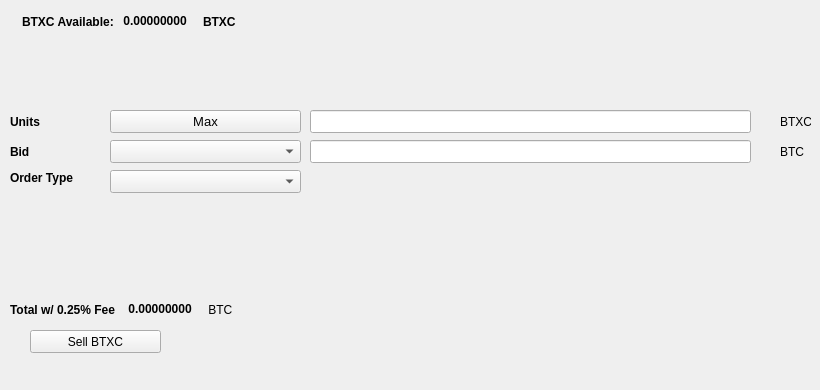
   <widget class="QWidget" name="SellTab">
    <attribute name="title">
     <string>Sell</string>
    </attribute>
    <widget class="QLabel" name="label_16">
     <property name="geometry">
      <rect>
       <x>780</x>
       <y>140</y>
       <width>31</width>
       <height>23</height>
      </rect>
     </property>
     <property name="text">
      <string>BTC</string>
     </property>
    </widget>
    <widget class="QComboBox" name="SellBidcomboBox">
     <property name="geometry">
      <rect>
       <x>110</x>
       <y>140</y>
       <width>191</width>
       <height>23</height>
      </rect>
     </property>
     <property name="font">
      <font>
       <pointsize>10</pointsize>
      </font>
     </property>
    </widget>
    <widget class="QLabel" name="label_18">
     <property name="geometry">
      <rect>
       <x>10</x>
       <y>110</y>
       <width>46</width>
       <height>23</height>
      </rect>
     </property>
     <property name="font">
      <font>
       <weight>75</weight>
       <bold>true</bold>
      </font>
     </property>
     <property name="text">
      <string>Units</string>
     </property>
    </widget>
    <widget class="QPushButton" name="Sell_Max_Amount">
     <property name="geometry">
      <rect>
       <x>110</x>
       <y>110</y>
       <width>191</width>
       <height>23</height>
      </rect>
     </property>
     <property name="font">
      <font>
       <pointsize>10</pointsize>
      </font>
     </property>
     <property name="text">
      <string>Max</string>
     </property>
    </widget>
    <widget class="QLabel" name="label_20">
     <property name="geometry">
      <rect>
       <x>10</x>
       <y>170</y>
       <width>91</width>
       <height>16</height>
      </rect>
     </property>
     <property name="font">
      <font>
       <weight>75</weight>
       <bold>true</bold>
      </font>
     </property>
     <property name="text">
      <string>Order Type</string>
     </property>
    </widget>
    <widget class="QComboBox" name="SellOrdertypeCombo">
     <property name="geometry">
      <rect>
       <x>110</x>
       <y>170</y>
       <width>191</width>
       <height>23</height>
      </rect>
     </property>
     <property name="font">
      <font>
       <pointsize>10</pointsize>
      </font>
     </property>
    </widget>
    <widget class="QLabel" name="label_21">
     <property name="geometry">
      <rect>
       <x>10</x>
       <y>140</y>
       <width>46</width>
       <height>23</height>
      </rect>
     </property>
     <property name="font">
      <font>
       <weight>75</weight>
       <bold>true</bold>
      </font>
     </property>
     <property name="text">
      <string>Bid</string>
     </property>
    </widget>
    <widget class="QLabel" name="label_22">
     <property name="geometry">
      <rect>
       <x>780</x>
       <y>110</y>
       <width>31</width>
       <height>23</height>
      </rect>
     </property>
     <property name="text">
      <string>BTXC</string>
     </property>
    </widget>
    <widget class="QLineEdit" name="UnitsInputBTXC">
     <property name="geometry">
      <rect>
       <x>310</x>
       <y>110</y>
       <width>441</width>
       <height>23</height>
      </rect>
     </property>
     <property name="font">
      <font>
       <pointsize>9</pointsize>
       <weight>75</weight>
       <bold>true</bold>
      </font>
     </property>
    </widget>
    <widget class="QLineEdit" name="SellBidPriceEdit">
     <property name="geometry">
      <rect>
       <x>310</x>
       <y>140</y>
       <width>441</width>
       <height>23</height>
      </rect>
     </property>
     <property name="font">
      <font>
       <pointsize>9</pointsize>
       <weight>75</weight>
       <bold>true</bold>
      </font>
     </property>
    </widget>
    <widget class="QPushButton" name="SellBTXCBTN">
     <property name="geometry">
      <rect>
       <x>30</x>
       <y>330</y>
       <width>131</width>
       <height>23</height>
      </rect>
     </property>
     <property name="text">
      <string>Sell BTXC</string>
     </property>
     <property name="icon">
      <iconset resource="../bettex">
       <normaloff>:/icons/bitcoin</normaloff>:/icons/bitcoin</iconset>
     </property>
    </widget>
    <widget class="QWidget" name="layoutWidget3">
     <property name="geometry">
      <rect>
       <x>22</x>
       <y>12</y>
       <width>258</width>
       <height>19</height>
      </rect>
     </property>
     <layout class="QHBoxLayout" name="horizontalLayout">
      <item>
       <widget class="QLabel" name="label232_2">
        <property name="font">
         <font>
          <weight>75</weight>
          <bold>true</bold>
         </font>
        </property>
        <property name="text">
         <string>BTXC Available:</string>
        </property>
       </widget>
      </item>
      <item>
       <widget class="QLabel" name="BTXCAvailableLabel">
        <property name="palette">
         <palette>
          <active>
           <colorrole role="WindowText">
            <brush brushstyle="SolidPattern">
             <color alpha="255">
              <red>0</red>
              <green>0</green>
              <blue>0</blue>
             </color>
            </brush>
           </colorrole>
           <colorrole role="Button">
            <brush brushstyle="SolidPattern">
             <color alpha="255">
              <red>0</red>
              <green>170</green>
              <blue>0</blue>
             </color>
            </brush>
           </colorrole>
           <colorrole role="Light">
            <brush brushstyle="SolidPattern">
             <color alpha="255">
              <red>0</red>
              <green>255</green>
              <blue>0</blue>
             </color>
            </brush>
           </colorrole>
           <colorrole role="Midlight">
            <brush brushstyle="SolidPattern">
             <color alpha="255">
              <red>0</red>
              <green>212</green>
              <blue>0</blue>
             </color>
            </brush>
           </colorrole>
           <colorrole role="Dark">
            <brush brushstyle="SolidPattern">
             <color alpha="255">
              <red>0</red>
              <green>85</green>
              <blue>0</blue>
             </color>
            </brush>
           </colorrole>
           <colorrole role="Mid">
            <brush brushstyle="SolidPattern">
             <color alpha="255">
              <red>0</red>
              <green>113</green>
              <blue>0</blue>
             </color>
            </brush>
           </colorrole>
           <colorrole role="Text">
            <brush brushstyle="SolidPattern">
             <color alpha="255">
              <red>0</red>
              <green>170</green>
              <blue>0</blue>
             </color>
            </brush>
           </colorrole>
           <colorrole role="BrightText">
            <brush brushstyle="SolidPattern">
             <color alpha="255">
              <red>255</red>
              <green>255</green>
              <blue>255</blue>
             </color>
            </brush>
           </colorrole>
           <colorrole role="ButtonText">
            <brush brushstyle="SolidPattern">
             <color alpha="255">
              <red>0</red>
              <green>0</green>
              <blue>0</blue>
             </color>
            </brush>
           </colorrole>
           <colorrole role="Base">
            <brush brushstyle="SolidPattern">
             <color alpha="255">
              <red>255</red>
              <green>255</green>
              <blue>255</blue>
             </color>
            </brush>
           </colorrole>
           <colorrole role="Window">
            <brush brushstyle="SolidPattern">
             <color alpha="255">
              <red>0</red>
              <green>170</green>
              <blue>0</blue>
             </color>
            </brush>
           </colorrole>
           <colorrole role="Shadow">
            <brush brushstyle="SolidPattern">
             <color alpha="255">
              <red>0</red>
              <green>0</green>
              <blue>0</blue>
             </color>
            </brush>
           </colorrole>
           <colorrole role="AlternateBase">
            <brush brushstyle="SolidPattern">
             <color alpha="255">
              <red>127</red>
              <green>212</green>
              <blue>127</blue>
             </color>
            </brush>
           </colorrole>
           <colorrole role="ToolTipBase">
            <brush brushstyle="SolidPattern">
             <color alpha="255">
              <red>255</red>
              <green>255</green>
              <blue>220</blue>
             </color>
            </brush>
           </colorrole>
           <colorrole role="ToolTipText">
            <brush brushstyle="SolidPattern">
             <color alpha="255">
              <red>0</red>
              <green>0</green>
              <blue>0</blue>
             </color>
            </brush>
           </colorrole>
          </active>
          <inactive>
           <colorrole role="WindowText">
            <brush brushstyle="SolidPattern">
             <color alpha="255">
              <red>0</red>
              <green>0</green>
              <blue>0</blue>
             </color>
            </brush>
           </colorrole>
           <colorrole role="Button">
            <brush brushstyle="SolidPattern">
             <color alpha="255">
              <red>0</red>
              <green>170</green>
              <blue>0</blue>
             </color>
            </brush>
           </colorrole>
           <colorrole role="Light">
            <brush brushstyle="SolidPattern">
             <color alpha="255">
              <red>0</red>
              <green>255</green>
              <blue>0</blue>
             </color>
            </brush>
           </colorrole>
           <colorrole role="Midlight">
            <brush brushstyle="SolidPattern">
             <color alpha="255">
              <red>0</red>
              <green>212</green>
              <blue>0</blue>
             </color>
            </brush>
           </colorrole>
           <colorrole role="Dark">
            <brush brushstyle="SolidPattern">
             <color alpha="255">
              <red>0</red>
              <green>85</green>
              <blue>0</blue>
             </color>
            </brush>
           </colorrole>
           <colorrole role="Mid">
            <brush brushstyle="SolidPattern">
             <color alpha="255">
              <red>0</red>
              <green>113</green>
              <blue>0</blue>
             </color>
            </brush>
           </colorrole>
           <colorrole role="Text">
            <brush brushstyle="SolidPattern">
             <color alpha="255">
              <red>0</red>
              <green>170</green>
              <blue>0</blue>
             </color>
            </brush>
           </colorrole>
           <colorrole role="BrightText">
            <brush brushstyle="SolidPattern">
             <color alpha="255">
              <red>255</red>
              <green>255</green>
              <blue>255</blue>
             </color>
            </brush>
           </colorrole>
           <colorrole role="ButtonText">
            <brush brushstyle="SolidPattern">
             <color alpha="255">
              <red>0</red>
              <green>0</green>
              <blue>0</blue>
             </color>
            </brush>
           </colorrole>
           <colorrole role="Base">
            <brush brushstyle="SolidPattern">
             <color alpha="255">
              <red>255</red>
              <green>255</green>
              <blue>255</blue>
             </color>
            </brush>
           </colorrole>
           <colorrole role="Window">
            <brush brushstyle="SolidPattern">
             <color alpha="255">
              <red>0</red>
              <green>170</green>
              <blue>0</blue>
             </color>
            </brush>
           </colorrole>
           <colorrole role="Shadow">
            <brush brushstyle="SolidPattern">
             <color alpha="255">
              <red>0</red>
              <green>0</green>
              <blue>0</blue>
             </color>
            </brush>
           </colorrole>
           <colorrole role="AlternateBase">
            <brush brushstyle="SolidPattern">
             <color alpha="255">
              <red>127</red>
              <green>212</green>
              <blue>127</blue>
             </color>
            </brush>
           </colorrole>
           <colorrole role="ToolTipBase">
            <brush brushstyle="SolidPattern">
             <color alpha="255">
              <red>255</red>
              <green>255</green>
              <blue>220</blue>
             </color>
            </brush>
           </colorrole>
           <colorrole role="ToolTipText">
            <brush brushstyle="SolidPattern">
             <color alpha="255">
              <red>0</red>
              <green>0</green>
              <blue>0</blue>
             </color>
            </brush>
           </colorrole>
          </inactive>
          <disabled>
           <colorrole role="WindowText">
            <brush brushstyle="SolidPattern">
             <color alpha="255">
              <red>0</red>
              <green>85</green>
              <blue>0</blue>
             </color>
            </brush>
           </colorrole>
           <colorrole role="Button">
            <brush brushstyle="SolidPattern">
             <color alpha="255">
              <red>0</red>
              <green>170</green>
              <blue>0</blue>
             </color>
            </brush>
           </colorrole>
           <colorrole role="Light">
            <brush brushstyle="SolidPattern">
             <color alpha="255">
              <red>0</red>
              <green>255</green>
              <blue>0</blue>
             </color>
            </brush>
           </colorrole>
           <colorrole role="Midlight">
            <brush brushstyle="SolidPattern">
             <color alpha="255">
              <red>0</red>
              <green>212</green>
              <blue>0</blue>
             </color>
            </brush>
           </colorrole>
           <colorrole role="Dark">
            <brush brushstyle="SolidPattern">
             <color alpha="255">
              <red>0</red>
              <green>85</green>
              <blue>0</blue>
             </color>
            </brush>
           </colorrole>
           <colorrole role="Mid">
            <brush brushstyle="SolidPattern">
             <color alpha="255">
              <red>0</red>
              <green>113</green>
              <blue>0</blue>
             </color>
            </brush>
           </colorrole>
           <colorrole role="Text">
            <brush brushstyle="SolidPattern">
             <color alpha="255">
              <red>0</red>
              <green>85</green>
              <blue>0</blue>
             </color>
            </brush>
           </colorrole>
           <colorrole role="BrightText">
            <brush brushstyle="SolidPattern">
             <color alpha="255">
              <red>255</red>
              <green>255</green>
              <blue>255</blue>
             </color>
            </brush>
           </colorrole>
           <colorrole role="ButtonText">
            <brush brushstyle="SolidPattern">
             <color alpha="255">
              <red>0</red>
              <green>85</green>
              <blue>0</blue>
             </color>
            </brush>
           </colorrole>
           <colorrole role="Base">
            <brush brushstyle="SolidPattern">
             <color alpha="255">
              <red>0</red>
              <green>170</green>
              <blue>0</blue>
             </color>
            </brush>
           </colorrole>
           <colorrole role="Window">
            <brush brushstyle="SolidPattern">
             <color alpha="255">
              <red>0</red>
              <green>170</green>
              <blue>0</blue>
             </color>
            </brush>
           </colorrole>
           <colorrole role="Shadow">
            <brush brushstyle="SolidPattern">
             <color alpha="255">
              <red>0</red>
              <green>0</green>
              <blue>0</blue>
             </color>
            </brush>
           </colorrole>
           <colorrole role="AlternateBase">
            <brush brushstyle="SolidPattern">
             <color alpha="255">
              <red>0</red>
              <green>170</green>
              <blue>0</blue>
             </color>
            </brush>
           </colorrole>
           <colorrole role="ToolTipBase">
            <brush brushstyle="SolidPattern">
             <color alpha="255">
              <red>255</red>
              <green>255</green>
              <blue>220</blue>
             </color>
            </brush>
           </colorrole>
           <colorrole role="ToolTipText">
            <brush brushstyle="SolidPattern">
             <color alpha="255">
              <red>0</red>
              <green>0</green>
              <blue>0</blue>
             </color>
            </brush>
           </colorrole>
          </disabled>
         </palette>
        </property>
        <property name="font">
         <font>
          <weight>75</weight>
          <bold>true</bold>
         </font>
        </property>
        <property name="text">
         <string> 0.00000000 </string>
        </property>
        <property name="textInteractionFlags">
         <set>Qt::LinksAccessibleByMouse|Qt::TextSelectableByKeyboard|Qt::TextSelectableByMouse</set>
        </property>
       </widget>
      </item>
      <item>
       <widget class="QLabel" name="labelBTXC">
        <property name="font">
         <font>
          <weight>75</weight>
          <bold>true</bold>
         </font>
        </property>
        <property name="text">
         <string>BTXC</string>
        </property>
       </widget>
      </item>
     </layout>
    </widget>
    <widget class="QWidget" name="layoutWidget">
     <property name="geometry">
      <rect>
       <x>10</x>
       <y>300</y>
       <width>268</width>
       <height>19</height>
      </rect>
     </property>
     <layout class="QHBoxLayout" name="horizontalLayout_2">
      <item>
       <widget class="QLabel" name="label_19">
        <property name="font">
         <font>
          <weight>75</weight>
          <bold>true</bold>
         </font>
        </property>
        <property name="text">
         <string>Total w/ 0.25% Fee </string>
        </property>
       </widget>
      </item>
      <item>
       <widget class="QLabel" name="SellCostLabel">
        <property name="palette">
         <palette>
          <active>
           <colorrole role="WindowText">
            <brush brushstyle="SolidPattern">
             <color alpha="255">
              <red>0</red>
              <green>0</green>
              <blue>0</blue>
             </color>
            </brush>
           </colorrole>
           <colorrole role="Button">
            <brush brushstyle="SolidPattern">
             <color alpha="255">
              <red>0</red>
              <green>170</green>
              <blue>0</blue>
             </color>
            </brush>
           </colorrole>
           <colorrole role="Light">
            <brush brushstyle="SolidPattern">
             <color alpha="255">
              <red>0</red>
              <green>255</green>
              <blue>0</blue>
             </color>
            </brush>
           </colorrole>
           <colorrole role="Midlight">
            <brush brushstyle="SolidPattern">
             <color alpha="255">
              <red>0</red>
              <green>212</green>
              <blue>0</blue>
             </color>
            </brush>
           </colorrole>
           <colorrole role="Dark">
            <brush brushstyle="SolidPattern">
             <color alpha="255">
              <red>0</red>
              <green>85</green>
              <blue>0</blue>
             </color>
            </brush>
           </colorrole>
           <colorrole role="Mid">
            <brush brushstyle="SolidPattern">
             <color alpha="255">
              <red>0</red>
              <green>113</green>
              <blue>0</blue>
             </color>
            </brush>
           </colorrole>
           <colorrole role="Text">
            <brush brushstyle="SolidPattern">
             <color alpha="255">
              <red>0</red>
              <green>170</green>
              <blue>0</blue>
             </color>
            </brush>
           </colorrole>
           <colorrole role="BrightText">
            <brush brushstyle="SolidPattern">
             <color alpha="255">
              <red>255</red>
              <green>255</green>
              <blue>255</blue>
             </color>
            </brush>
           </colorrole>
           <colorrole role="ButtonText">
            <brush brushstyle="SolidPattern">
             <color alpha="255">
              <red>0</red>
              <green>0</green>
              <blue>0</blue>
             </color>
            </brush>
           </colorrole>
           <colorrole role="Base">
            <brush brushstyle="SolidPattern">
             <color alpha="255">
              <red>255</red>
              <green>255</green>
              <blue>255</blue>
             </color>
            </brush>
           </colorrole>
           <colorrole role="Window">
            <brush brushstyle="SolidPattern">
             <color alpha="255">
              <red>0</red>
              <green>170</green>
              <blue>0</blue>
             </color>
            </brush>
           </colorrole>
           <colorrole role="Shadow">
            <brush brushstyle="SolidPattern">
             <color alpha="255">
              <red>0</red>
              <green>0</green>
              <blue>0</blue>
             </color>
            </brush>
           </colorrole>
           <colorrole role="AlternateBase">
            <brush brushstyle="SolidPattern">
             <color alpha="255">
              <red>127</red>
              <green>212</green>
              <blue>127</blue>
             </color>
            </brush>
           </colorrole>
           <colorrole role="ToolTipBase">
            <brush brushstyle="SolidPattern">
             <color alpha="255">
              <red>255</red>
              <green>255</green>
              <blue>220</blue>
             </color>
            </brush>
           </colorrole>
           <colorrole role="ToolTipText">
            <brush brushstyle="SolidPattern">
             <color alpha="255">
              <red>0</red>
              <green>0</green>
              <blue>0</blue>
             </color>
            </brush>
           </colorrole>
          </active>
          <inactive>
           <colorrole role="WindowText">
            <brush brushstyle="SolidPattern">
             <color alpha="255">
              <red>0</red>
              <green>0</green>
              <blue>0</blue>
             </color>
            </brush>
           </colorrole>
           <colorrole role="Button">
            <brush brushstyle="SolidPattern">
             <color alpha="255">
              <red>0</red>
              <green>170</green>
              <blue>0</blue>
             </color>
            </brush>
           </colorrole>
           <colorrole role="Light">
            <brush brushstyle="SolidPattern">
             <color alpha="255">
              <red>0</red>
              <green>255</green>
              <blue>0</blue>
             </color>
            </brush>
           </colorrole>
           <colorrole role="Midlight">
            <brush brushstyle="SolidPattern">
             <color alpha="255">
              <red>0</red>
              <green>212</green>
              <blue>0</blue>
             </color>
            </brush>
           </colorrole>
           <colorrole role="Dark">
            <brush brushstyle="SolidPattern">
             <color alpha="255">
              <red>0</red>
              <green>85</green>
              <blue>0</blue>
             </color>
            </brush>
           </colorrole>
           <colorrole role="Mid">
            <brush brushstyle="SolidPattern">
             <color alpha="255">
              <red>0</red>
              <green>113</green>
              <blue>0</blue>
             </color>
            </brush>
           </colorrole>
           <colorrole role="Text">
            <brush brushstyle="SolidPattern">
             <color alpha="255">
              <red>0</red>
              <green>170</green>
              <blue>0</blue>
             </color>
            </brush>
           </colorrole>
           <colorrole role="BrightText">
            <brush brushstyle="SolidPattern">
             <color alpha="255">
              <red>255</red>
              <green>255</green>
              <blue>255</blue>
             </color>
            </brush>
           </colorrole>
           <colorrole role="ButtonText">
            <brush brushstyle="SolidPattern">
             <color alpha="255">
              <red>0</red>
              <green>0</green>
              <blue>0</blue>
             </color>
            </brush>
           </colorrole>
           <colorrole role="Base">
            <brush brushstyle="SolidPattern">
             <color alpha="255">
              <red>255</red>
              <green>255</green>
              <blue>255</blue>
             </color>
            </brush>
           </colorrole>
           <colorrole role="Window">
            <brush brushstyle="SolidPattern">
             <color alpha="255">
              <red>0</red>
              <green>170</green>
              <blue>0</blue>
             </color>
            </brush>
           </colorrole>
           <colorrole role="Shadow">
            <brush brushstyle="SolidPattern">
             <color alpha="255">
              <red>0</red>
              <green>0</green>
              <blue>0</blue>
             </color>
            </brush>
           </colorrole>
           <colorrole role="AlternateBase">
            <brush brushstyle="SolidPattern">
             <color alpha="255">
              <red>127</red>
              <green>212</green>
              <blue>127</blue>
             </color>
            </brush>
           </colorrole>
           <colorrole role="ToolTipBase">
            <brush brushstyle="SolidPattern">
             <color alpha="255">
              <red>255</red>
              <green>255</green>
              <blue>220</blue>
             </color>
            </brush>
           </colorrole>
           <colorrole role="ToolTipText">
            <brush brushstyle="SolidPattern">
             <color alpha="255">
              <red>0</red>
              <green>0</green>
              <blue>0</blue>
             </color>
            </brush>
           </colorrole>
          </inactive>
          <disabled>
           <colorrole role="WindowText">
            <brush brushstyle="SolidPattern">
             <color alpha="255">
              <red>0</red>
              <green>85</green>
              <blue>0</blue>
             </color>
            </brush>
           </colorrole>
           <colorrole role="Button">
            <brush brushstyle="SolidPattern">
             <color alpha="255">
              <red>0</red>
              <green>170</green>
              <blue>0</blue>
             </color>
            </brush>
           </colorrole>
           <colorrole role="Light">
            <brush brushstyle="SolidPattern">
             <color alpha="255">
              <red>0</red>
              <green>255</green>
              <blue>0</blue>
             </color>
            </brush>
           </colorrole>
           <colorrole role="Midlight">
            <brush brushstyle="SolidPattern">
             <color alpha="255">
              <red>0</red>
              <green>212</green>
              <blue>0</blue>
             </color>
            </brush>
           </colorrole>
           <colorrole role="Dark">
            <brush brushstyle="SolidPattern">
             <color alpha="255">
              <red>0</red>
              <green>85</green>
              <blue>0</blue>
             </color>
            </brush>
           </colorrole>
           <colorrole role="Mid">
            <brush brushstyle="SolidPattern">
             <color alpha="255">
              <red>0</red>
              <green>113</green>
              <blue>0</blue>
             </color>
            </brush>
           </colorrole>
           <colorrole role="Text">
            <brush brushstyle="SolidPattern">
             <color alpha="255">
              <red>0</red>
              <green>85</green>
              <blue>0</blue>
             </color>
            </brush>
           </colorrole>
           <colorrole role="BrightText">
            <brush brushstyle="SolidPattern">
             <color alpha="255">
              <red>255</red>
              <green>255</green>
              <blue>255</blue>
             </color>
            </brush>
           </colorrole>
           <colorrole role="ButtonText">
            <brush brushstyle="SolidPattern">
             <color alpha="255">
              <red>0</red>
              <green>85</green>
              <blue>0</blue>
             </color>
            </brush>
           </colorrole>
           <colorrole role="Base">
            <brush brushstyle="SolidPattern">
             <color alpha="255">
              <red>0</red>
              <green>170</green>
              <blue>0</blue>
             </color>
            </brush>
           </colorrole>
           <colorrole role="Window">
            <brush brushstyle="SolidPattern">
             <color alpha="255">
              <red>0</red>
              <green>170</green>
              <blue>0</blue>
             </color>
            </brush>
           </colorrole>
           <colorrole role="Shadow">
            <brush brushstyle="SolidPattern">
             <color alpha="255">
              <red>0</red>
              <green>0</green>
              <blue>0</blue>
             </color>
            </brush>
           </colorrole>
           <colorrole role="AlternateBase">
            <brush brushstyle="SolidPattern">
             <color alpha="255">
              <red>0</red>
              <green>170</green>
              <blue>0</blue>
             </color>
            </brush>
           </colorrole>
           <colorrole role="ToolTipBase">
            <brush brushstyle="SolidPattern">
             <color alpha="255">
              <red>255</red>
              <green>255</green>
              <blue>220</blue>
             </color>
            </brush>
           </colorrole>
           <colorrole role="ToolTipText">
            <brush brushstyle="SolidPattern">
             <color alpha="255">
              <red>0</red>
              <green>0</green>
              <blue>0</blue>
             </color>
            </brush>
           </colorrole>
          </disabled>
         </palette>
        </property>
        <property name="font">
         <font>
          <weight>75</weight>
          <bold>true</bold>
         </font>
        </property>
        <property name="autoFillBackground">
         <bool>false</bool>
        </property>
        <property name="text">
         <string> 0.00000000</string>
        </property>
        <property name="textInteractionFlags">
         <set>Qt::LinksAccessibleByMouse|Qt::TextSelectableByMouse</set>
        </property>
       </widget>
      </item>
      <item>
       <widget class="QLabel" name="label_17">
        <property name="font">
         <font>
          <weight>50</weight>
          <bold>false</bold>
         </font>
        </property>
        <property name="text">
         <string> BTC</string>
        </property>
       </widget>
      </item>
     </layout>
    </widget>
    <widget class="QLabel" name="label_23">
     <property name="geometry">
      <rect>
       <x>460</x>
       <y>300</y>
       <width>281</width>
       <height>81</height>
      </rect>
     </property>
     <property name="text">
      <string/>
     </property>
     <property name="pixmap">
      <pixmap>:/images/bittrex</pixmap>
     </property>
    </widget>
   </widget>
